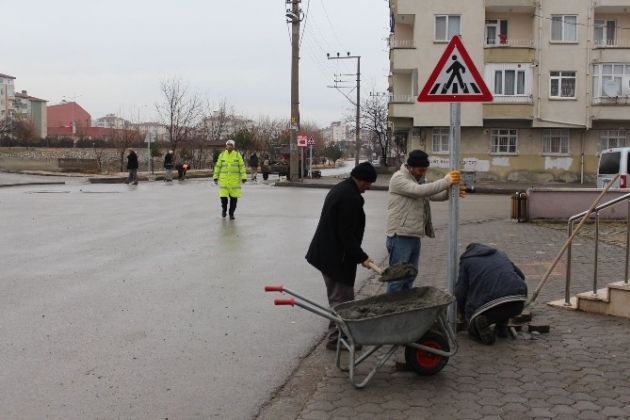
%> input picture Resimler/9.jpg, 630 x 420 px
$ octave --eval "trafficSignDetector('Resimler/1.JPG');"   (GNU Octave 9; MATLAB toolbox functions it lacks are replaced by stand-ins)
%> lines starting %> are read from the running program, lines starting %| are printed output that depends on the picture; in (x1, y1, x2, y2) boxes, pixels count from 0 and x2, y2 are one past the last pixel; in counts of white or black regions, pixels touching at a corner belong together; the program's own positions count from 1
### trafficSignToBinImg.m
function [ BW ] = trafficSignToBinImg( trafikResmi )

hsvFormat= rgb2ntsc(trafikResmi); % RGB renk uzayından NTSC renk uzayına dönüşüm yapılıyor

a = hsvFormat(:,:,1);

b = hsvFormat(:,:,2);

c = hsvFormat(:,:,3); % HSV -&gt; 3. parametre yani value (brighness veya parlaklık) kullanılıyor

c = c+b;

out = filter2(fspecial('gaussian', 3), c); % filtre kullanılarak kalite arttırılıyor

out = out.*c;

BW = im2bw(10*out,0.2); % Görüntü siyah-beyaz hale getiriliyor ve beyazlıkların belirginliği arttırılıyor

BW = bwareaopen(BW, 30); % Küçük objeler temizleniyor

BW = imdilate(BW, strel('disk',4)); % Dilation morfolojik işlemi uygulanıyor

BW = imdilate(BW,strel('disk',1)); % Dilation morfolojik işlemi uygulanıyor

BW = imerode(BW, strel('diamond', 3)); % Erode morfolojik işlemi uygulanıyor

BW = filter2(fspecial('average', 3), BW); % Kenarlıkları kalınlaştırıyoruz
%figure, imshow(BW); title('aaa'); % Orjinal resmi ekrana basar

end

### displayTrafficSign.m
function [ ozellik_vektor ] = displayTrafficSign( bin_img, original )

 [num, L] = bwboundaries(bin_img, 4, 'noholes'); % Objelerin sınırlarını seçer
 stats = regionprops(L, 'basic'); % objelerin özelliklerini elde eder
 figure, imshow(original); % Orjinal resmi ekrana basar

 for k=1 : length(num) % Resimdeki tüm objeleri tarar

 coords = stats(k).BoundingBox; % Sınır koordinatlar
 x1 = coords(1);
 y1 = coords(2);
 x2 = x1 + coords(3);
 y2 = y1 + coords(4);

 x2 = floor(x2);
 y2 = floor(y2);

 eulerNumber = bweuler(bin_img(y1:y2, x1:x2)); % Objenin içinde boşluk var mı?

 if(eulerNumber<1) % Eğer objenin içinde boşluk veya boşluklar varsa bu bir trafik işaretidir, çerçeve içine al

 hold on

 x3 = x2-x1;
 y3 = y2-y1;
 I2 = imcrop(original,[x1 y1 x3 y3]);

 I3 = imresize(I2, [100 100]);
 figure, imshow(I3);

 temp = trafficSignToBinImg(I3);

 hsvFormat= rgb2ntsc(I3); % RGB renk uzayından NTSC renk uzayına dönüşüm yapılıyor

 a = hsvFormat(:,:,1);

 bw1=imfill(temp,'holes'); %Resimde çukur diye nitelendirilen yerleri dolduruyoruz.

 bw2 = bw1.*a;

 %bw=im2bw(bw2,0.5); %Resim tamamen siyah-beyaz piksellere dönüştü.

 bw = filter2(fspecial('average', 3), bw2); % Kenarlıkları kalınlaştırıyoruz

 figure,imshow(bw);

 ozellik_vektor = feature_extraction(bw);

 hold off

 end

 end

end

### trafficSignDetector.m
function [] = trafficSignDetector( input_img ) % Ana Fonksiyon
%> called with input_img = 'Resimler/1.JPG'

close all;
clear;
clc;

 %[filename, pathname] = uigetfile({'*.*'}, 'Pick an Image File');
 %oImg=imread([pathname,filename]);
 oImg = imread('C:\Users\KUNDUM\Desktop\Resimler\9.jpg');
%> oImg is the input picture: size 420x630x3 uint8; mean R, G, B 135.4, 130.4, 127.5
 %clcoImg = imread(input_img); % Orjinal Resmi oku
 binImg = trafficSignToBinImg(oImg); % Orjinal resmi ikilik formata çevirip gerekli iyileştirmeleri yapan fonk.
%> in trafficSignToBinImg, `hsvFormat= rgb2ntsc(trafikResmi);`: hsvFormat: size 420x630x3 double; mean of channels 1, 2, 3 0.516, 0.0154, 0.000563
%> in trafficSignToBinImg, `a = hsvFormat(:,:,1);`:
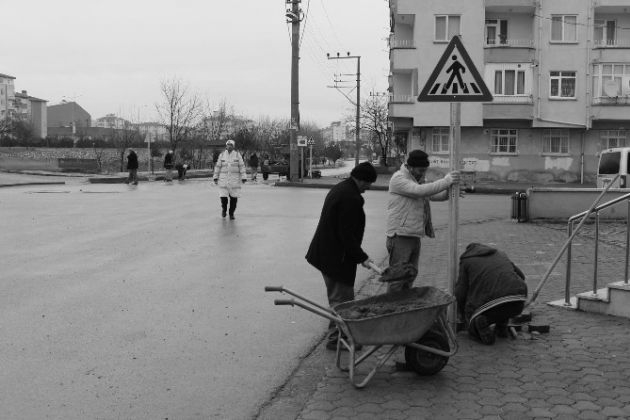
%> a: size 420x630 double; min 0.00117, max 0.962, mean 0.516
%> in trafficSignToBinImg, `b = hsvFormat(:,:,2);`:
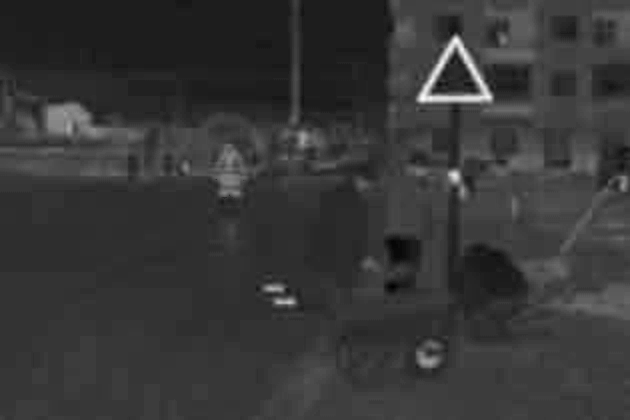
%> b: size 420x630 double; min -0.0576, max 0.277, mean 0.0154; drawn with min black and max white
%> in trafficSignToBinImg, `c = hsvFormat(:,:,3);`:
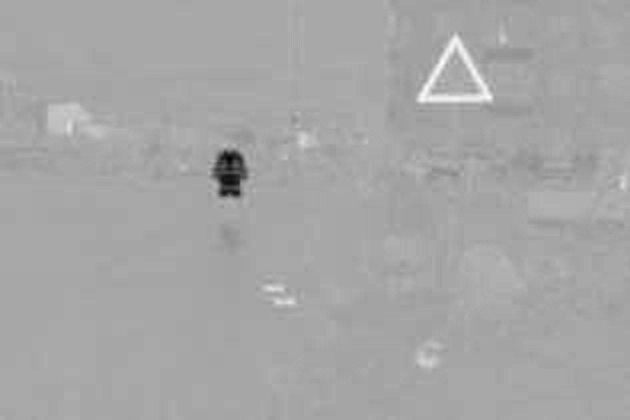
%> c: size 420x630 double; min -0.233, max 0.125, mean 0.000563; drawn with min black and max white
%> in trafficSignToBinImg, `c = c+b;`:
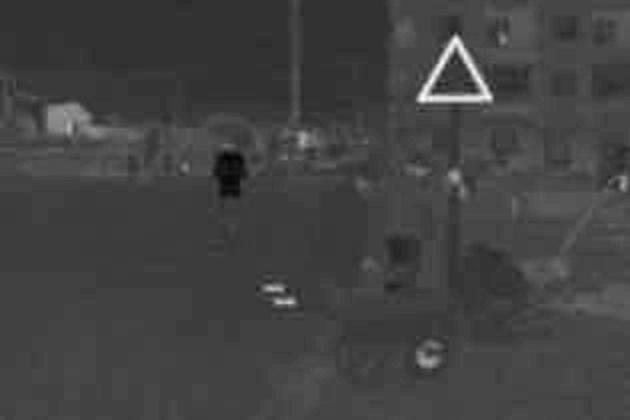
%> c: size 420x630 double; min -0.117, max 0.392, mean 0.016; drawn with min black and max white
%> in trafficSignToBinImg, `out = out.*c;`:
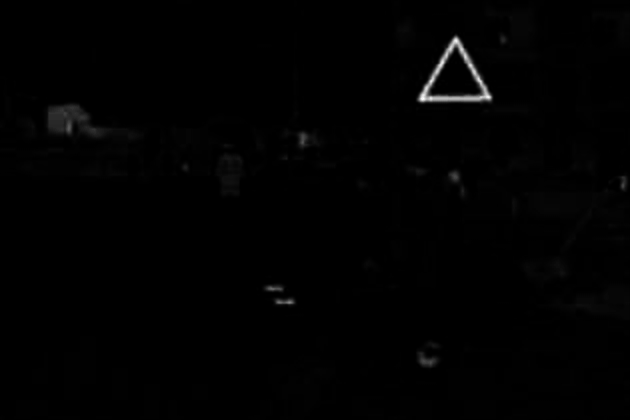
%> out: size 420x630 double; min -8.24e-06, max 0.151, mean 0.00122; drawn with min black and max white
%> in trafficSignToBinImg, `BW = im2bw(10*out,0.2);`:
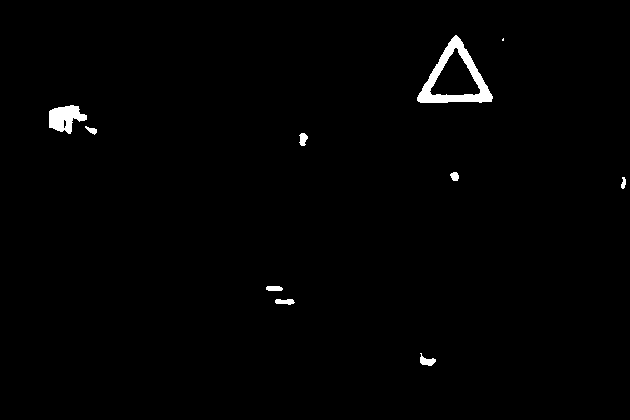
%> BW: size 420x630 logical; 1.1% white; 10 white regions (1 under 20 px), largest, box (x1, y1, x2, y2) and area: (417, 35, 493, 103) 1609, (49, 105, 87, 134) 681, (420, 353, 436, 366) 109
%> in trafficSignToBinImg, `BW = imdilate(BW, strel('disk',4));`: BW: size 420x630 logical; 2% white; 8 white regions, largest, box (x1, y1, x2, y2) and area: (414, 32, 496, 106) 2792, (46, 102, 100, 138) 1273, (417, 350, 439, 369) 289
%> in trafficSignToBinImg, `BW = imdilate(BW,strel('disk',1));`: BW: size 420x630 logical; 2.3% white; 7 white regions, largest, box (x1, y1, x2, y2) and area: (413, 31, 497, 107) 3131, (45, 101, 101, 139) 1435, (262, 282, 299, 309) 597
%> in trafficSignToBinImg, `BW = imerode(BW, strel('diamond', 3));`:
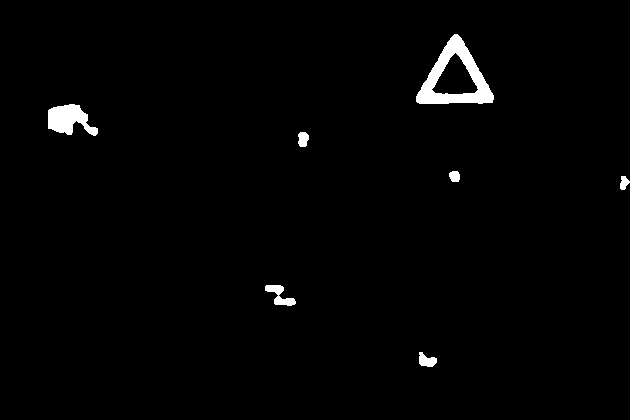
%> BW: size 420x630 logical; 1.5% white; 7 white regions
 test_vector = displayTrafficSign(binImg, oImg); % İkilik resimdeki verilere göre trafik işaretlerini bulup gösteren fonk.
%> in displayTrafficSign, `[num, L] = bwboundaries(bin_img, 4, 'noholes');`: L: size 420x630 double; 8 distinct labels, from 0 to 7
%> in displayTrafficSign, `[num, L] = bwboundaries(bin_img, 4, 'noholes');`: num = 7 boundaries; box (x1, y1, x2, y2) and points: (415, 33, 495, 105) 223, (47, 103, 99, 137) 154, (264, 284, 297, 307) 101, (418, 351, 438, 368) 59, (297, 131, 310, 148) 47, (619, 175, 630, 191) 42, (448, 170, 461, 183) 41
%> in displayTrafficSign, `stats = regionprops(L, 'basic');`: stats = 7 regions; box (x1, y1, x2, y2), Area and Centroid: (415, 33, 495, 105) 2597 [455.7 78.5], (47, 103, 99, 137) 1175 [70 120.4], (264, 284, 297, 307) 423 [280.5 296.1], (418, 351, 438, 368) 251 [427.5 361], (297, 131, 310, 148) 192 [303.7 139.8], (448, 170, 461, 183) 150 [455.2 176.9], (619, 175, 630, 191) 143 [624.6 183.4]
%> the loop in displayTrafficSign, `for k=1 : length(num)` made 1 pass
%> (coords, x1, y1, x2, y2) on pass 1: ([47.5 103.5 52 34], 47.5, 103.5, 99, 137)
%> the run ends on the next line

 uzanti = '.jpg';
 en_kucuk = 9999;

    for i = 1:7

        v_isim = strcat(int2str(i),uzanti);

        v_resim = strcat('C:\Users\KUNDUM\Desktop\Resimler\Yeni klasör\',v_isim);

        veri_resim = imread(v_resim);

        binImg = trafficSignToBinImg(veri_resim); % Orjinal resmi ikilik formata çevirip gerekli iyileştirmeleri yapan fonk.
        data_vector = displayTrafficSign(binImg, veri_resim); % İkilik resimdeki verilere göre trafik işaretlerini bulup gösteren fonk.

        sonuc = test_vector - data_vector;

        sonuc = sonuc.^2;

        sum_vector = sum(sonuc);

        degerlendirme = sqrt(sum_vector);

        if (en_kucuk >= degerlendirme)
            en_kucuk = degerlendirme;
            data_indeks = i;
            resim = veri_resim;
        end

    end

    if( data_indeks == 1 )
        h = msgbox('Yaya Geçidi','Success');
    end

    if( data_indeks == 2 )
        ...
    end

    if( data_indeks == 3 )
        ...
    end

    if( data_indeks == 4 )
        ...
    end

    if( data_indeks == 5 )
        ...
    end

    if( data_indeks == 6 )
        ...
    end

    if( data_indeks == 7 )
        ...
    end

 end
